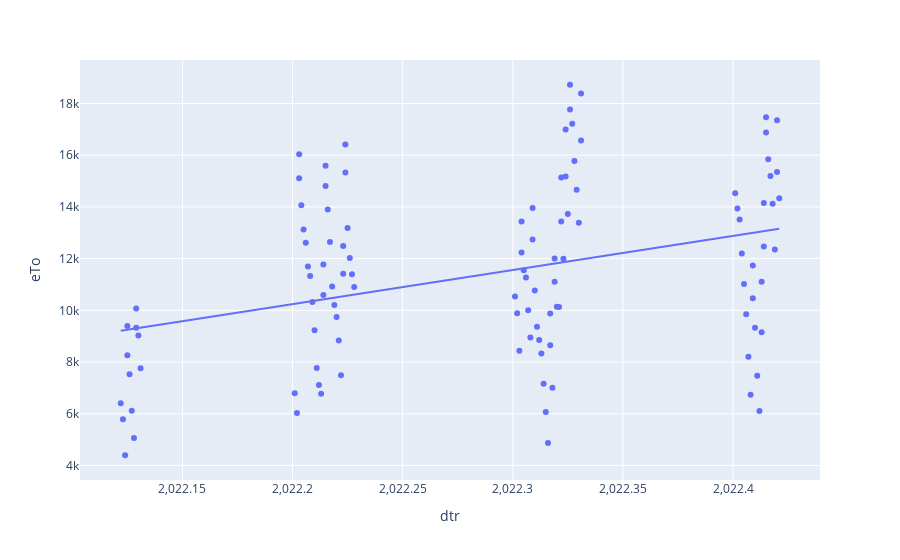

Here is the notebook cell this chart was saved with:
### Code cell
import plotly.express as px
import plotly.express as px
import os
import pandas  as pd
 
#Changing the current working directory

df = pd.read_json("VendaFINALDC.json")
df = df.copy()
 
categorical_col_updated = ['qtd','dtr']
#bike = pandas.get_dummies(bike, columns = categorical_col_updated) 
 
#Separating the dependent and independent data variables into two data frames.
from sklearn.model_selection import train_test_split 
  
X =df.drop(['dtr'],axis=1) 
Y = df['qtd']
 
#Building the Decision Tree Model on our dataset
from sklearn.tree import DecisionTreeRegressor
X_train, X_test, Y_train, Y_test = train_test_split(df, Y, test_size=0.2, random_state=0)

print (X_test.shape, Y_test.shape)
DT_model = DecisionTreeRegressor(max_depth=5).fit(X_train,Y_train)
DT_predict = DT_model.predict(X_test) #Predictions on Testing data
print(DT_predict)

#! pip install statsmodels
df =pd.read_json("DFINAL.json")
fig = px.scatter(df, x="dtr", y="eTo", trendline="ols")
fig.show()
